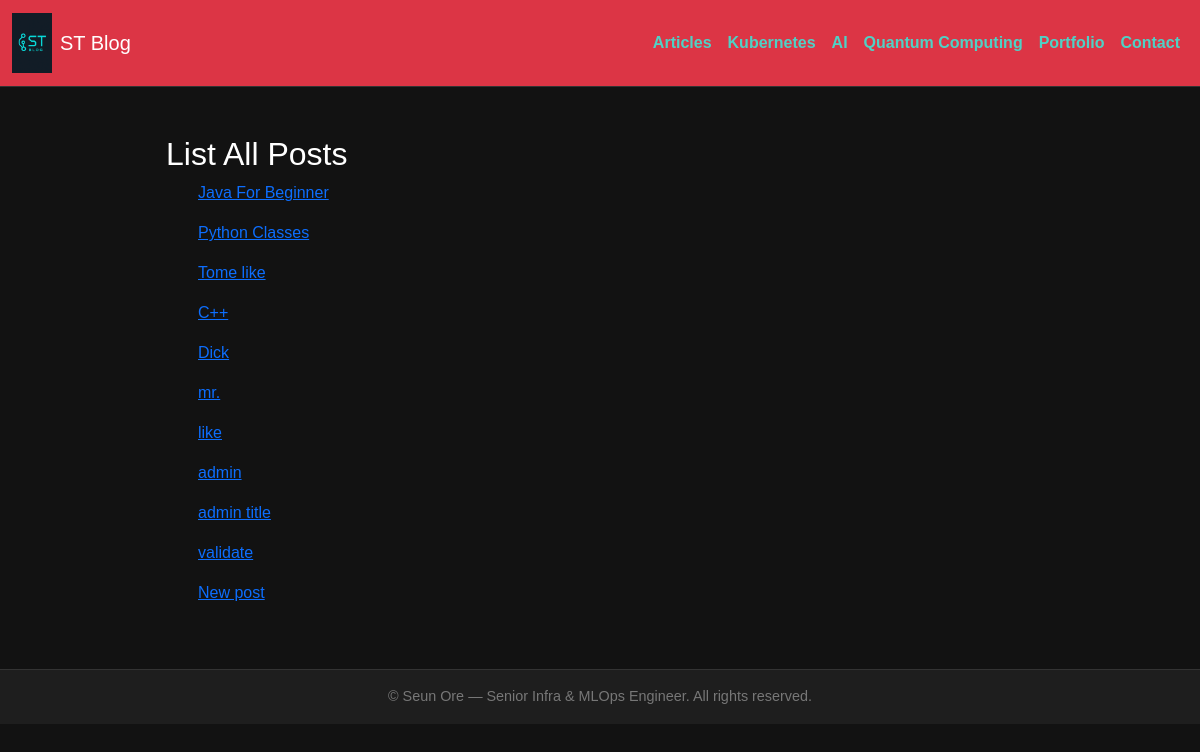
The page /all_posts/ on the database as committed earlier.
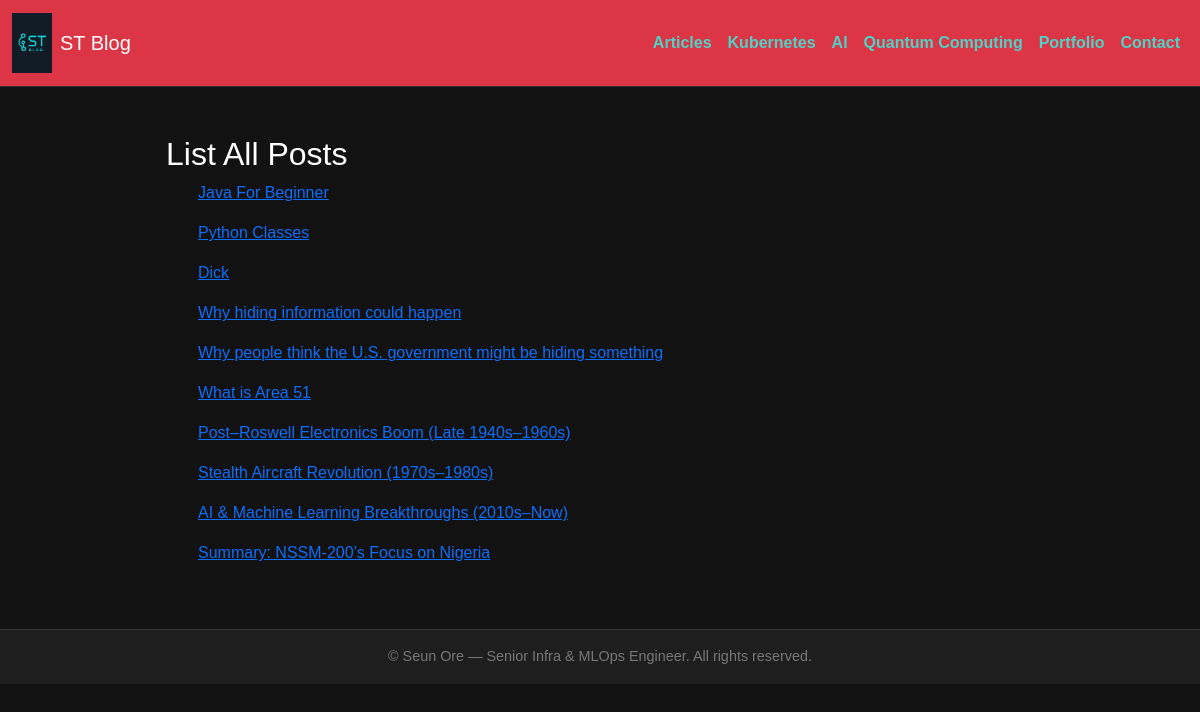
The same page on the database as committed later.
### api/models.py (models this page shows)
class Api(models.Model):
    title = models.CharField(max_length=100)
    contents = models.TextField(max_length=500)
    price = models.DecimalField(max_digits=10, decimal_places=2, default=0.00)
    date_created = models.DateTimeField(auto_now_add=True)
    author = models.CharField(max_length=50, default='Anonymous')
    description = models.TextField(blank=True, null=True)

### api/views.py (the view)
# urls.py: path('all_posts/', list_all_posts, name='list_all_posts'),
def list_all_posts(request):
    posts = Api.objects.all()
    return render(request, 'list_posts.html', {'posts': posts})

### api/templates/list_posts.html
{% extends "base-page.html" %}
{% block content %}
<h2>List All Posts</h2>
<ul>
    {% for post in posts %}
        <p>
        <a href="{% url 'post_details' post.id %}">{{ post.title }}</a>
    </p>
    {% endfor %}
</ul>
{% endblock %}

Rows that differ between the two databases and show on the page:
removed Api: title "Tome like"
removed Api: title "C++"
removed Api: title "mr."
removed Api: title "admin title"
changed Api: title "like" → "Why hiding information could happen"
changed Api: title "admin" → "Why people think the U.S. government might be hiding something"
added Api: title "What is Area 51"
changed Api: title "validate" → "Post–Roswell Electronics Boom (Late 1940s–1960s)"
changed Api: title "New post" → "Stealth Aircraft Revolution (1970s–1980s)"
added Api: title "AI & Machine Learning Breakthroughs (2010s–Now)"
added Api: title "Summary: NSSM-200’s Focus on Nigeria"
